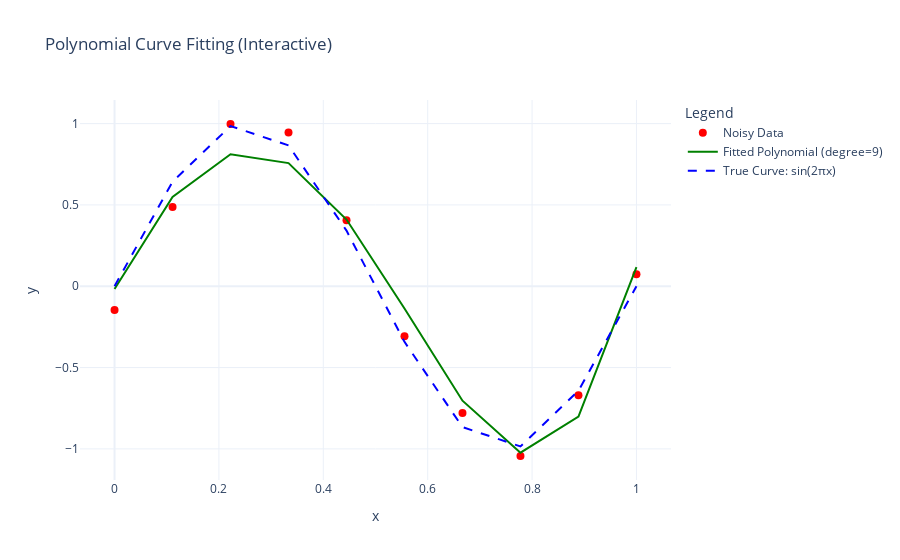

Source (notebook cell):
### Code cell
# Create Plotly figure
fig = go.Figure()

# Add noisy data
fig.add_trace(go.Scatter(x=x, y=y_noisy, mode='markers', name='Noisy Data', marker=dict(color='red', size=8)))

# Add fitted polynomial
fig.add_trace(go.Scatter(x=x_fit, y=y_fit, mode='lines', name=f'Fitted Polynomial (degree={degree})', line=dict(color='green', width=2)))

# Add true curve
fig.add_trace(go.Scatter(x=x_fit, y=np.sin(2 * np.pi * x_fit), mode='lines', name='True Curve: sin(2πx)', line=dict(color='blue', dash='dash')))

# Update layout
fig.update_layout(title="Polynomial Curve Fitting (Interactive)", xaxis_title="x", yaxis_title="y", legend_title="Legend",template="plotly_white")

# Show the plot
fig.show()

### Figure 1 — Plotly figure (JSON) as saved in the notebook; plotly's stock layout.template omitted (floating-point values rounded to 4 significant figures)
{"data": [{"marker": {"color": "red", "size": 8}, "mode": "markers", "name": "Noisy Data", "type": "scatter", "x": [0, 0.1111, 0.2222, 0.3333, 0.4444, 0.5556, 0.6667, 0.7778, 0.8889, 1], "y": [-0.1462, 0.4879, 0.9975, 0.9453, 0.4058, -0.308, -0.7797, -1.044, -0.67, 0.07375]}, {"line": {"color": "green", "width": 2}, "mode": "lines", "name": "Fitted Polynomial (degree=9)", "type": "scatter", "x": [0, 0.1111, 0.2222, 0.3333, 0.4444, 0.5556, 0.6667, 0.7778, 0.8889, 1], "y": [-0.01748, 0.5488, 0.8119, 0.757, 0.4099, -0.1372, -0.7039, -1.023, -0.801, 0.1178]}, {"line": {"color": "blue", "dash": "dash"}, "mode": "lines", "name": "True Curve: sin(2πx)", "type": "scatter", "x": [0, 0.1111, 0.2222, 0.3333, 0.4444, 0.5556, 0.6667, 0.7778, 0.8889, 1], "y": [0, 0.6428, 0.9848, 0.866, 0.342, -0.342, -0.866, -0.9848, -0.6428, -2.449e-16]}], "layout": {"legend": {"title": {"text": "Legend"}}, "title": {"text": "Polynomial Curve Fitting (Interactive)"}, "xaxis": {"title": {"text": "x"}}, "yaxis": {"title": {"text": "y"}}}}
